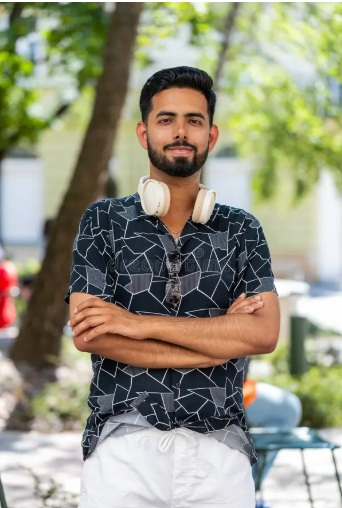
#> input picture Computer_Vision_Unit_II_Assignment/05_Histogram_Equalization/input2.jpg, 342 x 508 px
$ python program.py
#> lines starting #> are read from the running program, lines starting #| are printed output that depends on the picture
import cv2
import numpy as np
import matplotlib.pyplot as plt
img = cv2.imread("input2.jpg",0)
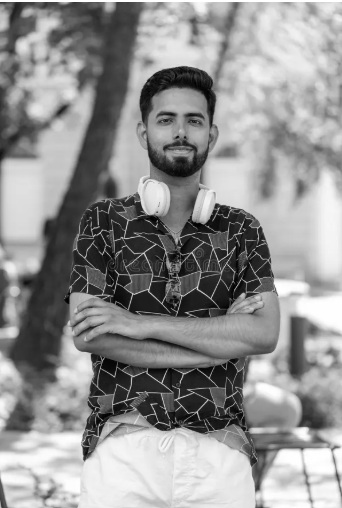
#> img: shape (508, 342); min 0, max 255, mean 146
equalized = cv2.equalizeHist(img)
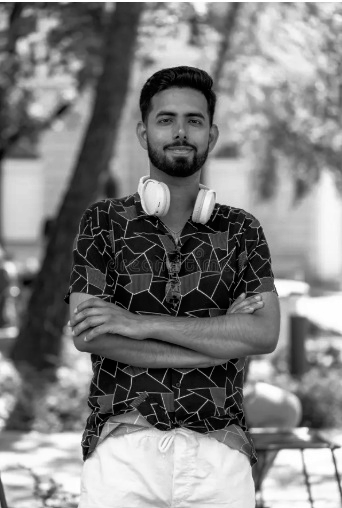
#> equalized: shape (508, 342); min 0, max 255, mean 128
cv2.imshow("Original",img)
cv2.imshow("Equalized",equalized)
cv2.imwrite("output.png",equalized)
plt.hist(img.ravel(), bins=256, range=[0,256], alpha=0.5, label="Before")
plt.hist(equalized.ravel(), bins=256, range=[0,256], alpha=0.5, label="After")
plt.legend()
plt.savefig("histogram_comparison.png")
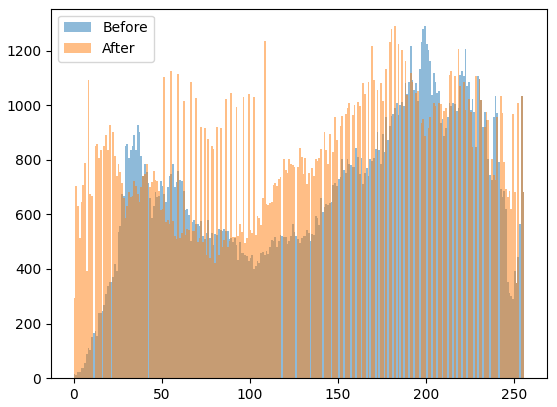
#> figure drawn by matplotlib, 1 panel; tallest bar 1289 high, from x = 199 to 200; tallest bar 1289 high, from x = 182 to 183
cv2.waitKey(0)
cv2.destroyAllWindows()
